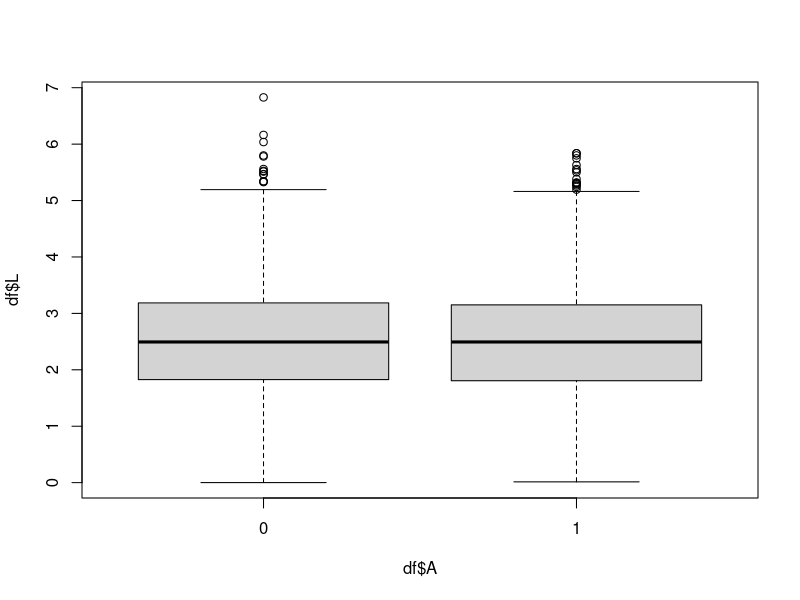
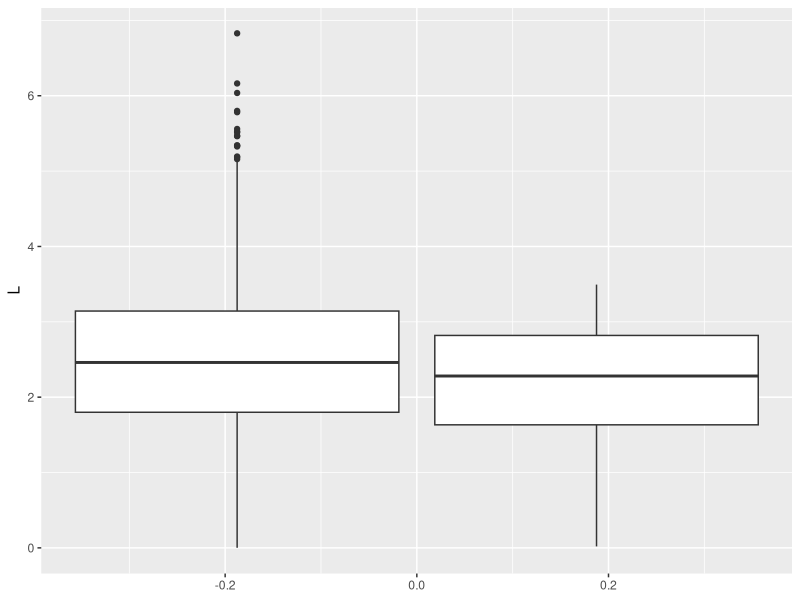
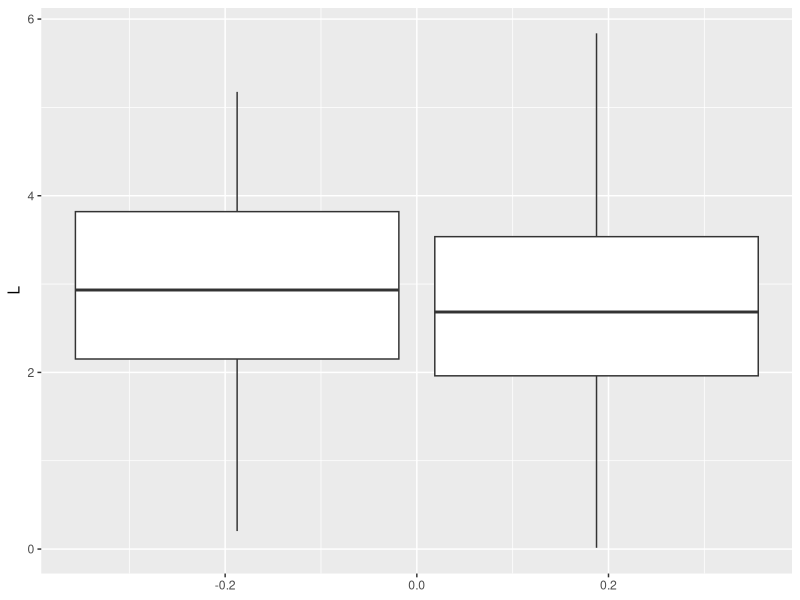
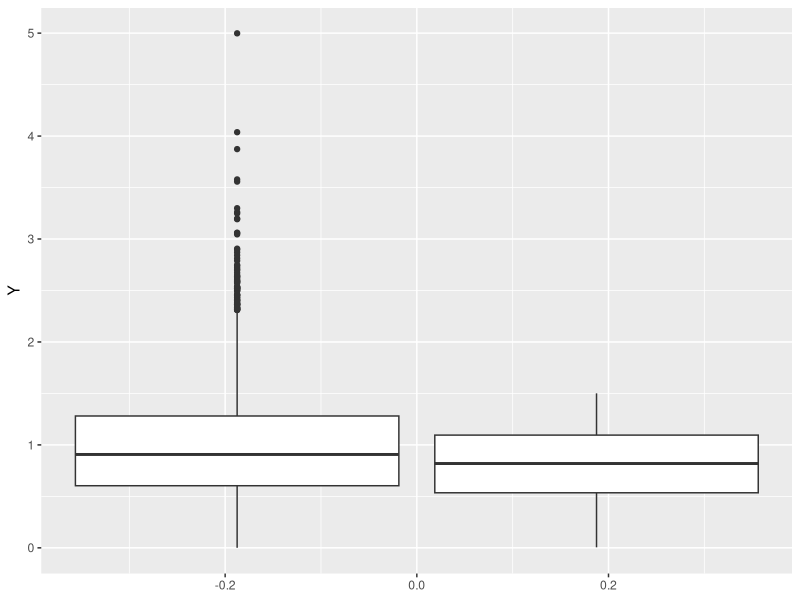
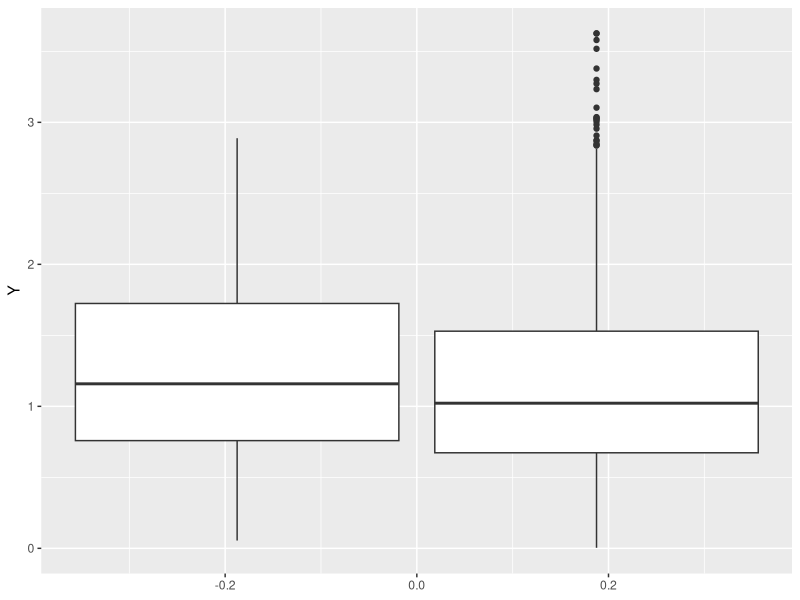

R code for these plots, in order:
library(tidyverse)
set.seed(42)
N = 10000
# X and D cause Y
# A is exposure, binary 
# S1 is welfare score, continous, but defined cut-off point 
# L is unmeasured baseline infarct size 
# A -> S1 <- L
A = rbinom(N, 1, p = 0.5)
L = abs(rnorm(N, 2.5, 1))
S1 <-vector("numeric", length = N)
Y = -1 + 1.3^L # assuming a logarithmic relationship between L (baseline infarct) and Y (measured endpoint infarct size)
#it is assumed that the infarct size cannot increase for any L, so Y < L 

for (i in 1:N){
  if (A[i] == 1 & L[i]< 3.5) {
    S1[i]<- rbinom(1,1, prob = 0.5)
  }
  if (A[i] == 1 & L[i] >=3.5){
    S1[i]<-rbinom(1,1,prob = 1)
  }
  if (L[i] >= 3.5 & A[i]==0) {
    S1[i]<-rbinom(1,1, prob = 0.2)
  } 
  if(L[i]< 3.5 & A[i] ==0){
    S1[i]<-rbinom(1,1,prob = 0.05)
  }
}


df = data.frame(
  A=A,
  L=L,
  S1=S1, 
  Y = Y
)

#visualizing the relationship between treatment assignment A and infarct size L 
#no observable difference 
boxplot(df$L ~ df$A)


#creating new variable "censored" when S1 exceeds certain treshhold (S1 >=6)
df<-df%>%
  mutate(censored = ifelse( S1 == 1 , TRUE , FALSE ))

df %>% group_by(A) %>% summarize(n = sum(censored))
df %>% group_by(A) %>% summarize(meanL = mean(L))

df %>% group_by(censored, A) %>% summarize(meanL = mean(L))



df_uncensored<-df %>% filter(censored == 0)

ggplot(df_uncensored) + geom_boxplot(aes(y = L, group = A))


df_censored<-df %>% filter(censored == 1)

ggplot(df_censored) + geom_boxplot(aes(y = L, group = A))


#t-testing L on A in the whole sample: L does not differ significantly between treatment and control group 
t.test(df$L ~df$A)
#p-value = 0.4664


#t-testing L on A in the censored sample:  L does differ significantly between treatment and control group
#the control group shows higher values for L 
t.test(df_censored$L ~ df_censored$A)
#p-value = 0.05427


#t-testing L on A in the uncensored sample: L does differ significantly between treatment and control group 
#the control group shows higher values for L 
t.test(df_uncensored$L ~ df_uncensored$A)


#introducing Y 

df %>% group_by(A) %>% summarize(meanY = mean(Y))
df %>% group_by(censored, A) %>% summarize(meanY = mean(Y))

df_uncensored<-df %>% filter(censored == 0)
ggplot(df_uncensored) + geom_boxplot(aes(y = Y, group = A))


df_censored<-df %>% filter(censored == 1)
ggplot(df_censored) + geom_boxplot(aes(y = Y, group = A))


